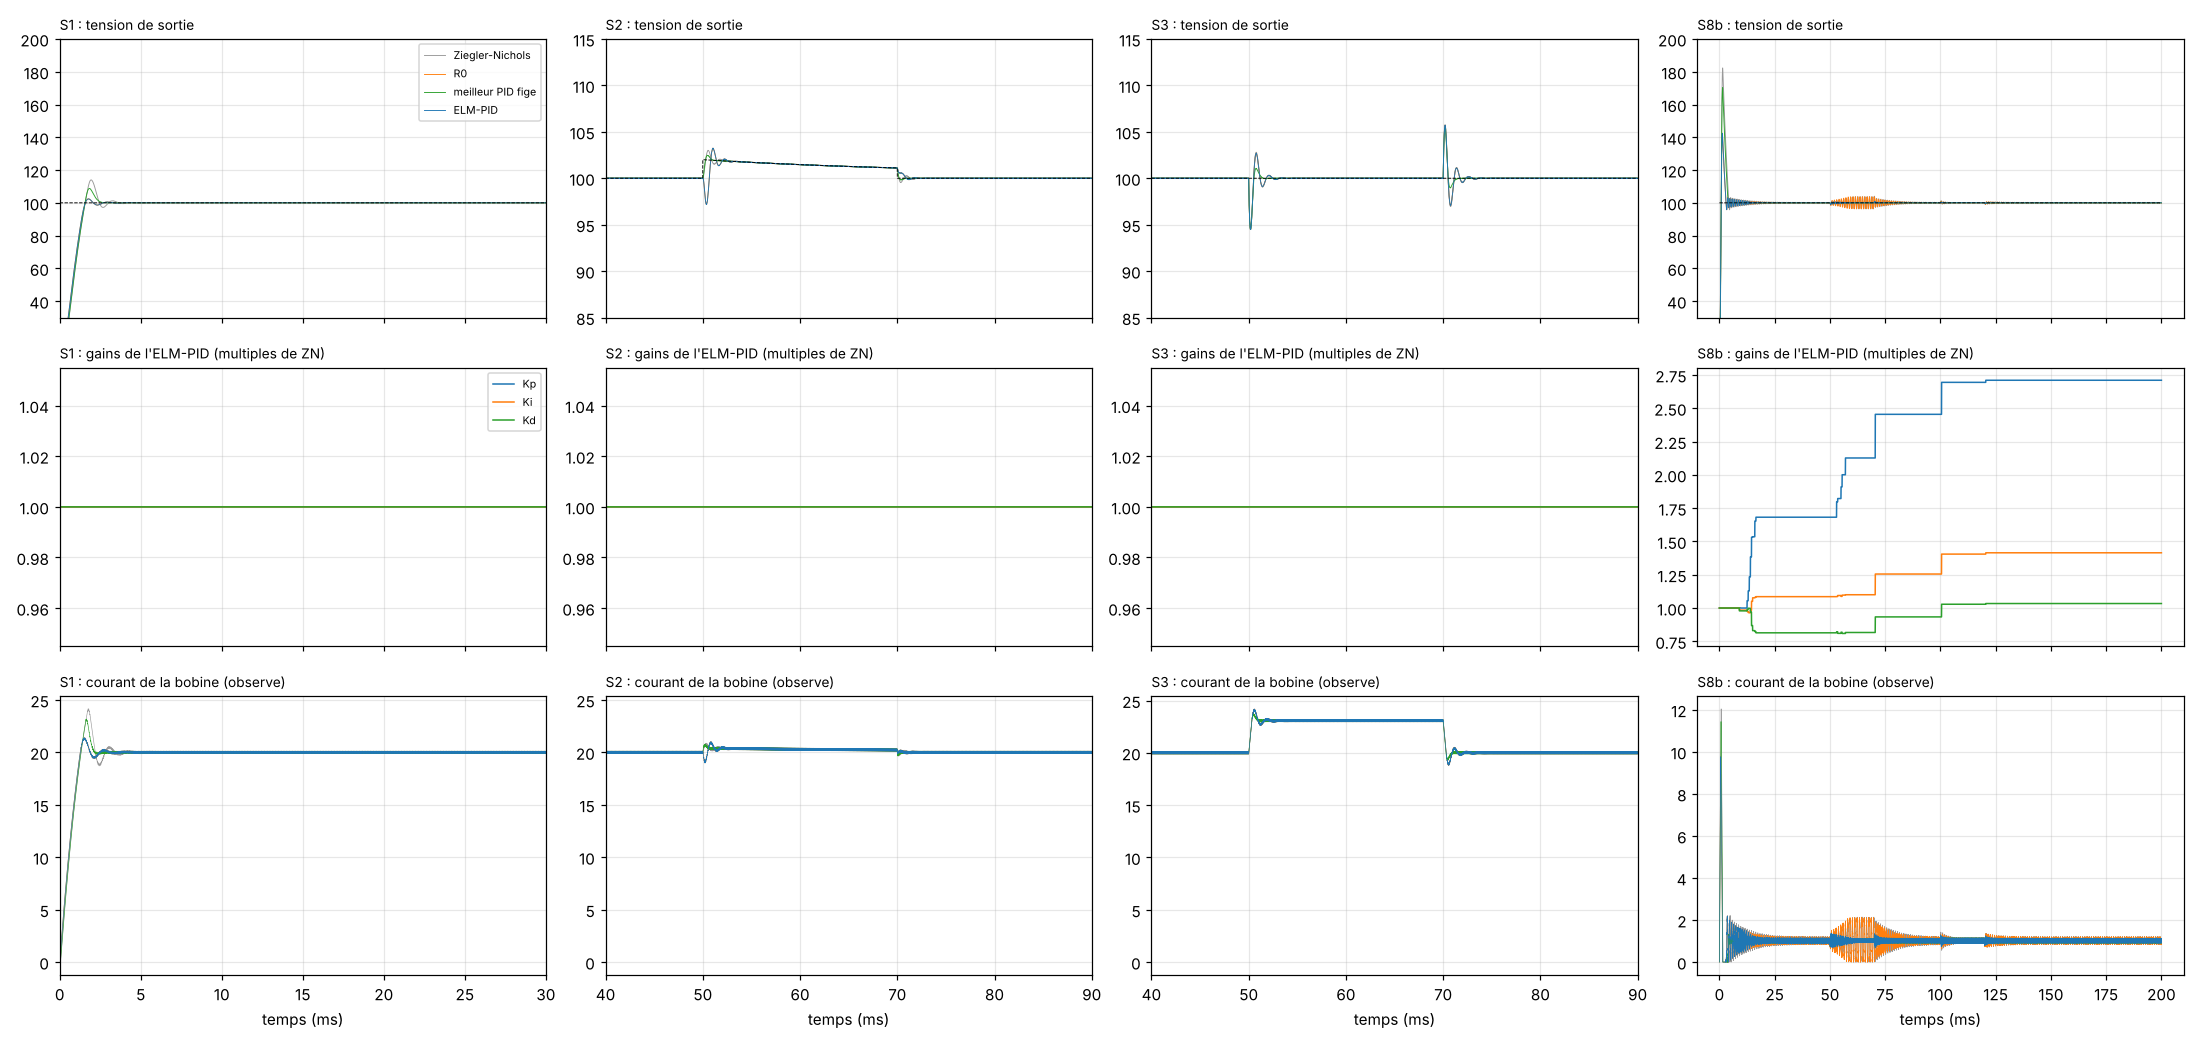

Python code for this plot:
# =============================================================================
# banc_elm_pid.py
#
# VERSION
#   2 (7 octobre 2026). Methode, modifications et previsions :
#   criteres_elm_pid.txt.
#
# OBJECTIF
#   Faire tourner l'ELM-PID sur le banc commun, sur les onze essais, a cote
#   des references (PID de Ziegler-Nichols, meilleur PID fige sur grille,
#   R0 = meme loi a gains figes), mesurer ce que chaque piece apporte
#   (ablations, jamais choisies), et ecrire ce que Simulink doit retrouver :
#     - predictions_banc_elm_pid.json (lu par Simuler_ELM_PID.m) ;
#     - elm_pid_reglages.mat (reglages lus par elm_pid_adaptatif.m) ;
#     - reference_rejeu_elm_pid.mat (lu par Tester_ELM_PID_Rejeu.m).
#
# L'ELM-PID, TEL QU'IL EST CODE ICI ET DANS elm_pid_adaptatif.m
#   A chaque periode Tc = 1/220 000 s, le regulateur recoit l'erreur
#   e = consigne - mesure et la mesure de Vout (jamais 100 - e).
#   1. Loi PID incrementale de Lu et al., derivee sur l'erreur filtree
#      (pole N = 64 122.9 rad/s, Forward Euler, comme le PID de reference) :
#        g(k) = Tc N (e(k) - ef(k)),   ef(k+1) = ef(k) + Tc N (e(k) - ef(k)),
#        u(k) = sat( u(k-1) + Kp (e(k) - e(k-1)) + Ki e(k) + Kd (g(k) - g(k-1)) ),
#      sat = [0.01 ; 0.99] ; depart u = 0.5, premier pas sans a-coup.
#   2. Fenetres de 0.5 ms (110 x Tc) : moyennes ybar, dbar, ebar, et
#      sensibilite moyenne s de u aux trois gains. Une fenetre ou la loi a
#      sature est suspecte.
#   3. En fin de fenetre : l'ELM (elm_pid_modele.mat) predit ybar(n) a
#      partir de [ybar(n-1), ybar(n-2), dbar(n), dbar(n-1), dbar(n-2)] et
#      donne J = d ybar(n) / d dbar(n).
#   4. Porte (M1) : ouverte si ni la fenetre ni les deux precedentes ne sont
#      suspectes (saturation seulement). Porte ouverte :
#      a. OS-ELM (moindres carres recursifs, sans oubli) si
#         |ybar - prediction| > ZONE_MORTE_ESTIMATION (zone morte
#         d'estimation) ;
#      b. si |ebar| > ZONE_MORTE et J > 0 : gains en multiplicateurs de
#         Ziegler-Nichols x = K / K_ZN,
#           phi = J (s .* K_ZN),
#           dx = eta ebar phi / (eps + phi.phi) + alpha (x - x_prec),
#         puis projection sur l'ensemble admissible (M2,
#         ensemble_gains_elm.mat) avec glissement le long de sa frontiere.
#
# COMMENT LANCER CE SCRIPT
#   python banc_elm_pid.py      (dix a quinze minutes : ablations et
#   sensibilite comprises)
#
# ORDRE D'EXECUTION
#   1. entrainement_elm.py ; 2. ensemble_gains_elm.py ; 3. ce script ;
#   4. Tester_ELM_PID_Rejeu.m ; 5. Construction_ELM_PID.m ;
#   6. verifier_modele_elm_pid.py ; 7. Simuler_ELM_PID.m.
# =============================================================================


# %% ETAPE 0 : bibliotheques, banc commun, modele, ensemble admissible

import os
import json
import time
import numpy as np
from scipy.io import loadmat, savemat
import matplotlib.pyplot as plt

try:
    DOSSIER_ELM = os.path.dirname(os.path.abspath(__file__))
except NameError:
    DOSSIER_ELM = os.getcwd()
with open(os.path.join(DOSSIER_ELM, "banc_commun.py"), encoding="utf-8") as f:
    SOURCE_BANC = f.read()
MARQUE = "# === FIN DES DEFINITIONS DU BANC COMMUN ==="
if MARQUE not in SOURCE_BANC or "iL_max_dem_A" not in SOURCE_BANC:
    raise RuntimeError("banc_commun.py n'est pas la version 2.1 (observation du courant) : prendre la version a jour.")
exec(SOURCE_BANC[:SOURCE_BANC.index(MARQUE)])

T_DEBUT = time.time()
ESSAIS = {sc["code"]: sc for sc in SCENARIOS}
CODES_IAE = ["S1", "S3", "S4", "S5", "S6", "S7a", "S7b", "S8a", "S8b", "S9"]
CODES_DEM = ["S1", "S8a", "S8b"]
K30 = int(round(0.03 / TC))
NF = 110
CODES_REJEU = ["S1", "S3", "S7b", "S8b", "S9"]
K_ZN = np.array([PID_P, PID_I * TC, PID_D / TC])   # Ziegler-Nichols, forme incrementale

REGLAGES = {"ETA": 0.5, "ZONE_MORTE": 0.1, "ZONE_MORTE_ESTIMATION": 0.1, "ALPHA": 0.001, "EPS_PHI": 1e-3,
            "LAMBDA": 1.0, "APPRENDRE": 1.0, "GLISSEMENT": 1.0, "JACOBIEN_CONSTANT": float("nan"),
            "MULT_MIN": 0.25, "MULT_MAX": 4.0, "N_BISSECTIONS": 30.0, "H_GRADIENT": 1e-4}

with open(os.path.join(DOSSIER_ELM, "predictions_banc_pid_fige.json"), encoding="utf-8") as f:
    GAINS_FIGE = json.load(f)["gains"]
with open(os.path.join(DOSSIER_ELM, "entrainement_elm_resultats.json"), encoding="utf-8") as f:
    APPR = json.load(f)
J_REGRESSION = float(APPR["references"]["regression lineaire, ordre 2"]["J_median"])   # constante

MODELE = loadmat(os.path.join(DOSSIER_ELM, "elm_pid_modele.mat"))
if int(MODELE["NF"].item()) != NF or int(MODELE["ORDRE"].item()) != 2:
    raise RuntimeError("elm_pid_modele.mat n'est pas le modele attendu (fenetres de 110 x Tc, ordre 2).")
ENS = loadmat(os.path.join(DOSSIER_ELM, "ensemble_gains_elm.mat"))
G_TABLE = ENS["G_TABLE"].astype(float)
LOG2_MIN, PAS_LOG2 = float(ENS["LOG2_MIN"].item()), float(ENS["PAS_LOG2"].item())
N_TABLE = G_TABLE.shape[0]
if np.max(np.abs(ENS["K_DEPART"].ravel() - K_ZN) / K_ZN) > 1e-12:
    raise RuntimeError("ensemble_gains_elm.mat n'a pas ete calcule avec les gains de Ziegler-Nichols de ce banc.")
print(f"ELM : {MODELE['W'].shape[1]} neurones, ordre {int(MODELE['ORDRE'].item())} ; ensemble admissible : "
      f"{N_TABLE}^3 points, {np.mean(G_TABLE <= 0):.1%} admissibles ; jacobien constant des ablations "
      f"{J_REGRESSION:.4f}.")


def titre(texte):
    print("\n" + "=" * 78 + "\n " + texte + "\n" + "=" * 78)


# %% ETAPE 1 : R0, projection et ELM-PID (copie de elm_pid_adaptatif.m)

TCN = TC * PID_N


class LoiLu:
    """Loi incrementale de Lu a derivee filtree, gains figes (R0)."""

    def __init__(self, K):
        self.Kp, self.Ki, self.Kd = (float(x) for x in K)
        self.u = 0.5
        self.premier = True

    def pas(self, e):
        if self.premier:
            self.e1, self.ef, self.g1, self.premier = e, e, 0.0, False
        g = TCN * (e - self.ef)
        brut = self.u + self.Kp * (e - self.e1) + self.Ki * e + self.Kd * (g - self.g1)
        u = min(max(brut, D_MIN), D_MAX)
        self.ef = self.ef + TCN * (e - self.ef)
        self.e1, self.g1, self.u = e, g, u
        return u


def g_interp(x):
    """g de l'ensemble admissible, interpole (trilineaire en log2 des
    multiplicateurs). Memes operations que g_interp du bloc MATLAB."""
    u = (np.log2(x) - LOG2_MIN) / PAS_LOG2
    u = np.minimum(np.maximum(u, 0.0), N_TABLE - 1.0)
    i = np.minimum(np.floor(u), N_TABLE - 2.0).astype(int)
    f = u - i
    s = 0.0
    for di in (0, 1):
        wi = f[0] if di else 1.0 - f[0]
        for dj in (0, 1):
            wj = f[1] if dj else 1.0 - f[1]
            for dk in (0, 1):
                wk = f[2] if dk else 1.0 - f[2]
                s += wi * wj * wk * G_TABLE[i[0] + di, i[1] + dj, i[2] + dk]
    return s


def projeter(xc, dx, r):
    """Pas dx depuis xc (admissible), projete sur l'ensemble admissible
    (M2) : point de sortie par bissection, retrait de la composante
    sortante du reste du pas (normale = gradient de g), puis bissection si
    le point sort encore. Sans glissement : arret au point de sortie."""
    lo_, hi_ = r["MULT_MIN"], r["MULT_MAX"]
    nb = int(r["N_BISSECTIONS"])
    xn = np.minimum(np.maximum(xc + dx, lo_), hi_)
    if g_interp(xn) <= 0.0:
        return xn
    a, b = 0.0, 1.0
    for _ in range(nb):
        m = 0.5 * (a + b)
        if g_interp(np.minimum(np.maximum(xc + m * dx, lo_), hi_)) <= 0.0:
            a = m
        else:
            b = m
    xb = np.minimum(np.maximum(xc + a * dx, lo_), hi_)
    if not r["GLISSEMENT"]:
        return xb
    h = r["H_GRADIENT"]
    gr = np.zeros(3)
    for q in range(3):
        ep = np.zeros(3)
        ep[q] = h
        gr[q] = (g_interp(xb + ep) - g_interp(xb - ep)) / (2.0 * h)
    reste = (1.0 - a) * dx
    sortant = gr @ reste
    if sortant > 0.0:
        reste = reste - sortant / (gr @ gr) * gr
    xn = np.minimum(np.maximum(xb + reste, lo_), hi_)
    if g_interp(xn) <= 0.0:
        return xn
    a, b = 0.0, 1.0
    for _ in range(nb):
        m = 0.5 * (a + b)
        if g_interp(np.minimum(np.maximum(xb + m * reste, lo_), hi_)) <= 0.0:
            a = m
        else:
            b = m
    return np.minimum(np.maximum(xb + a * reste, lo_), hi_)


class ELMPID:
    """Copie Python de elm_pid_adaptatif.m (memes reglages, memes noms,
    meme ordre des operations : Tester_ELM_PID_Rejeu.m compare les deux pas
    par pas). Les arguments servent aux ablations."""
    utilise_mesure = True

    def __init__(self, **modif):
        self.r = dict(REGLAGES, **modif)
        r = self.r
        self.eta, self.zm, self.zme = r["ETA"], r["ZONE_MORTE"], r["ZONE_MORTE_ESTIMATION"]
        self.alpha, self.eps, self.lam = r["ALPHA"], r["EPS_PHI"], r["LAMBDA"]
        self.apprendre, self.Jc = bool(r["APPRENDRE"]), r["JACOBIEN_CONSTANT"]
        self.adapter = r.get("ADAPTER", True)
        self.W = MODELE["W"].astype(float)
        self.B = MODELE["B"].astype(float).ravel()
        self.BETA = MODELE["BETA"].astype(float).ravel().copy()
        self.P = MODELE["P0"].astype(float).copy()
        self.XM = MODELE["X_MOY"].astype(float).ravel()
        self.XE = MODELE["X_EC"].astype(float).ravel()
        self.TM = float(MODELE["T_MOY"].item())
        self.TE_ = float(MODELE["T_EC"].item())
        self.n = self.W.shape[1]
        self.x = np.ones(3)                   # multiplicateurs de Ziegler-Nichols
        self.x_prec = self.x.copy()
        self.K = K_ZN * self.x
        self.u, self.premier = 0.5, True
        self.cpt, self.sy, self.sd, self.se, self.hors = 0, 0.0, 0.0, 0.0, False
        self.S1 = self.S2 = self.S3 = 0.0
        self.sS1 = self.sS2 = self.sS3 = 0.0
        self.yb1 = self.yb2 = self.db1 = self.db2 = 0.0
        self.sus1 = self.sus2 = True
        self.nfen = 0
        self.journal = []
        self.K_pas = []

    def modele(self, x):
        xn = (x - self.XM) / self.XE
        gg = 1.0 / (1.0 + np.exp(-(xn @ self.W + self.B)))
        h = np.concatenate([gg, xn, [1.0]])
        y = (h @ self.BETA) * self.TE_ + self.TM
        dy = ((gg * (1.0 - gg)) * self.BETA[:self.n]) @ self.W.T + self.BETA[self.n:self.n + 5]
        return y, dy[2] / self.XE[2] * self.TE_, h

    def pas(self, e, mesure):
        self.K_pas.append(self.K)
        if self.premier:
            self.e1, self.ef, self.g1, self.premier = e, e, 0.0, False
        g = TCN * (e - self.ef)
        x1, x2, x3 = e - self.e1, e, g - self.g1
        brut = self.u + self.K[0] * x1 + self.K[1] * x2 + self.K[2] * x3
        u = min(max(brut, D_MIN), D_MAX)
        self.ef = self.ef + TCN * (e - self.ef)
        self.e1, self.g1, self.u = e, g, u
        self.S1, self.S2, self.S3 = self.S1 + x1, self.S2 + x2, self.S3 + x3
        self.sS1, self.sS2, self.sS3 = self.sS1 + self.S1, self.sS2 + self.S2, self.sS3 + self.S3
        self.sy, self.sd, self.se = self.sy + mesure, self.sd + u, self.se + e
        if brut < D_MIN or brut > D_MAX:
            self.hors = True
        self.cpt += 1
        if self.cpt >= NF:
            self.fin_de_fenetre()
        return u

    def fin_de_fenetre(self):
        yb, db, eb = self.sy / NF, self.sd / NF, self.se / NF
        s = np.array([self.sS1, self.sS2, self.sS3]) / NF
        sus, porte, err, J, adapte, appris, change = self.hors, False, float("nan"), float("nan"), False, False, False
        if self.nfen >= 2:
            xin = np.array([self.yb1, self.yb2, db, self.db1, self.db2])
            yhat, J, h = self.modele(xin)
            if not np.isnan(self.Jc):
                J = self.Jc
            err = yb - yhat
            porte = (not sus) and (not self.sus1) and (not self.sus2)
            if porte:
                if self.apprendre and abs(err) > self.zme:          # a. OS-ELM, zone morte d'estimation
                    Ph = self.P @ h
                    gain = Ph / (self.lam + h @ Ph)
                    self.BETA = self.BETA + gain * (err / self.TE_)
                    self.P = (self.P - np.outer(gain, Ph)) / self.lam
                    appris = True
                ancien = self.x.copy()
                if self.adapter and abs(eb) > self.zm and J > 0:     # b. gains
                    phi = J * (s * K_ZN)
                    dx = self.eta * eb * phi / (self.eps + phi @ phi) + self.alpha * (self.x - self.x_prec)
                    self.x = projeter(self.x, dx, self.r)
                    adapte = True
                    change = bool(np.any(self.x != ancien))
                self.x_prec = ancien
                self.K = K_ZN * self.x
        self.journal.append({"ybar": yb, "dbar": db, "ebar": eb, "err": err, "J": J, "porte": porte,
                             "adapte": adapte, "appris": appris, "change": change, "x": self.x.copy(),
                             "K": self.K.copy()})
        self.yb2, self.yb1 = self.yb1, yb
        self.db2, self.db1 = self.db1, db
        self.sus2, self.sus1 = self.sus1, sus
        self.nfen += 1
        self.cpt, self.sy, self.sd, self.se, self.hors = 0, 0.0, 0.0, 0.0, False
        self.S1 = self.S2 = self.S3 = self.sS1 = self.sS2 = self.sS3 = 0.0


essai = ELMPID()
ecart_y = max(abs(essai.modele(MODELE["X_TEST"][i].astype(float))[0] - MODELE["Y_TEST"][i, 0])
              for i in range(MODELE["X_TEST"].shape[0]))
ecart_J = max(abs(essai.modele(MODELE["X_TEST"][i].astype(float))[1] - MODELE["J_TEST"][i, 0])
              for i in range(MODELE["X_TEST"].shape[0]))
print(f"Vecteurs de test du modele : ecart {ecart_y:.1e} V sur ybar, {ecart_J:.1e} sur le jacobien.")
if ecart_y > 1e-9 or ecart_J > 1e-9:
    raise RuntimeError("elm_pid_modele.mat ne redonne pas ses vecteurs de test.")
if g_interp(np.ones(3)) > 0.0:
    raise RuntimeError("Le depart (gains de Ziegler-Nichols) n'est pas admissible dans la table.")


# %% ETAPE 2 : evaluation et references

def evaluer(fabrique, codes=None, essais=None):
    essais = essais or ESSAIS
    res = {}
    for code in (codes or list(essais)):
        reg = fabrique()
        sim = simuler(reg, essais[code])
        o = grandeurs(sim, essais[code])
        e = sim["consigne"] - sim["v"]
        res[code] = {"o": o, "IAE_dem": float(np.sum(np.abs(e[:K30])) * TC),
                     "revenus": bool(all(ev["revenu"] for ev in o["evenements"])), "reg": reg, "sim": sim}
    return res


def termes(res):
    return np.array([res[c]["o"]["IAE"] for c in CODES_IAE] + [res[c]["IAE_dem"] for c in CODES_DEM])


class PIDParallele(PIDClassique):
    """PID du bloc Simulink (forme Parallel, clamping) avec d'autres gains."""

    def __init__(self, P, I, D):
        super().__init__()
        self.P, self.I, self.D = P, I, D

    def pas(self, e):
        derivee = PID_N * (self.D * e - self.xF)
        u = self.P * e + self.xI + derivee
        u_sat = min(max(u, D_MIN), D_MAX)
        entree_I = self.I * e
        if not ((u != u_sat) and (np.sign(entree_I) == np.sign(u - u_sat))):
            self.xI += TC * entree_I
        self.xF += TC * derivee
        return u_sat


def fenetres_adaptees(reg):
    """Fenetres ou un pas de gradient a ete calcule (porte ouverte, |ebar| > zone morte, J > 0)."""
    return [i for i, x in enumerate(reg.journal) if x["adapte"]]


def fenetres_changees(reg):
    """Fenetres ou les gains ont effectivement change apres projection."""
    return [i for i, x in enumerate(reg.journal) if x["change"]]


def bilan(nom, res):
    J = float(np.mean(termes(res) / T_ZN))
    non = [c for c in CODES_IAE if not res[c]["revenus"]]
    print(f"\n  {nom} : J = {J:.3f} ; {'tous les evenements reviennent' if not non else 'pas revenus : ' + ', '.join(non)}")
    for code, r in res.items():
        o = r["o"]
        ligne = (f"    {code:4s} depassement {o['depassement_pct']:5.1f} %, IAE {o['IAE'] * 1e3:7.2f} mV.s, "
                 f"efficace {o['e_eff_V'] * 1e3:7.1f} mV, |dd| {o['dd_moyen']:.4f}")
        if hasattr(r["reg"], "journal"):
            jr = r["reg"].journal
            Kf = jr[-1]["K"] / K_ZN
            ad = fenetres_adaptees(r["reg"])
            ch = fenetres_changees(r["reg"])
            ligne += (f" ; porte {100 * np.mean([x['porte'] for x in jr]):3.0f} %, pas calcules {len(ad):2d}, gains "
                      f"changes {len(ch):2d} (dont {sum(1 for i in ch if (i + 1) * NF > K30):2d} apres 30 ms), finaux "
                      f"x({Kf[0]:.3f}, {Kf[1]:.3f}, {Kf[2]:.3f})")
        print(ligne)
    return J


titre("ETAPE 2 : les references")
REF = {"Ziegler-Nichols": evaluer(lambda: PIDClassique()),
       "meilleur PID fige": evaluer(lambda: PIDParallele(GAINS_FIGE["P"], GAINS_FIGE["I"], GAINS_FIGE["D"]))}
T_ZN = termes(REF["Ziegler-Nichols"])
J_FIGE = float(np.mean(termes(REF["meilleur PID fige"]) / T_ZN))
print(f"  Meilleur PID fige sur grille : J = {J_FIGE:.3f}.")


# %% ETAPE 3 : R0 et ELM-PID sur les onze essais

titre("ETAPE 3 : R0 (gains de Ziegler-Nichols figes) et ELM-PID")
R0 = evaluer(lambda: LoiLu(K_ZN))
J_R0 = bilan("R0", R0)
ELM = evaluer(lambda: ELMPID())
J_ELM = bilan("ELM-PID", ELM)
fige = evaluer(lambda: ELMPID(ADAPTER=False), ["S1", "S8b"])
ecart_r0 = max(float(np.max(np.abs(fige[c]["sim"]["d"] - R0[c]["sim"]["d"]))) for c in fige)
print(f"\n  Controle : ELM-PID sans adaptation contre R0, ecart maximal sur d : {ecart_r0:.1e}.")
if ecart_r0 > 1e-12:
    raise RuntimeError("Sans adaptation, l'ELM-PID ne redonne pas la loi R0.")
for code in ("S1", "S2", "S3"):
    reg = ELM[code]["reg"]
    for i in fenetres_adaptees(reg):
        x = reg.journal[i]
        print(f"  {code} : pas calcule a t = {(i + 1) * 0.5:5.1f} ms, ebar {x['ebar']:+.3f} V ; gains "
              f"{'changes' if x['change'] else 'inchanges (pas entierement sortant de l ensemble admissible)'}")
admis = [g_interp(x["x"]) <= 0.0 for c in ELM for x in ELM[c]["reg"].journal]
print(f"  Controle : gains admissibles a la fin de toutes les fenetres des onze essais : {'oui' if all(admis) else 'NON'}.")


# %% ETAPE 4 : ablations

titre("ETAPE 4 : ce que chaque piece apporte (ablations, jamais choisies)")
ABLATIONS = {"Jacobien constant": {"JACOBIEN_CONSTANT": J_REGRESSION},
             "Sans OS-ELM": {"APPRENDRE": 0.0},
             "Sans glissement": {"GLISSEMENT": 0.0}}
RES_ABL, J_ABL = {}, {}
for nom, modif in ABLATIONS.items():
    RES_ABL[nom] = evaluer(lambda: ELMPID(**modif))
    J_ABL[nom] = float(np.mean(termes(RES_ABL[nom]) / T_ZN))
print(f"\n  {'variante':28s} {'J':>6s}  {'non revenus':12s} {'S3':>7s} {'S5':>7s} {'S8b':>7s} {'S9':>8s} {'gains changes':>13s}")
print("  (IAE de 30 ms a la fin en mV.s ; gains changes : fenetres ou les gains ont change, total des onze essais)")
for nom, res, J in ([("ELM-PID", ELM, J_ELM), ("R0", R0, J_R0)] + [(n, RES_ABL[n], J_ABL[n]) for n in ABLATIONS]):
    non = [c for c in CODES_IAE if not res[c]["revenus"]]
    nb = sum(len(fenetres_changees(res[c]["reg"])) for c in res) if hasattr(res["S1"]["reg"], "journal") else 0
    print(f"  {nom:28s} {J:6.3f}  {(','.join(non) or '-'):12s} {res['S3']['o']['IAE'] * 1e3:7.2f} "
          f"{res['S5']['o']['IAE'] * 1e3:7.2f} {res['S8b']['o']['IAE'] * 1e3:7.2f} {res['S9']['o']['IAE'] * 1e3:8.2f} {nb:13d}")


# %% ETAPE 4b : sensibilite a de tres petits ecarts du circuit

titre("ETAPE 4b : sensibilite (L ou C a +-0.1 %)")
L_NOM, C_NOM = L_BOB, C_CONV
SENSIBILITE = []
for nom_p, fl, fc in (("nominal", 1.0, 1.0), ("L - 0.1 %", 0.999, 1.0), ("L + 0.1 %", 1.001, 1.0),
                      ("C - 0.1 %", 1.0, 0.999), ("C + 0.1 %", 1.0, 1.001)):
    L_BOB, C_CONV = L_NOM * fl, C_NOM * fc
    r_e = ELM if nom_p == "nominal" else evaluer(lambda: ELMPID())
    J_e = float(np.mean(termes(r_e) / T_ZN))
    rev = all(r_e[c]["revenus"] for c in CODES_IAE)
    nb = sum(len(fenetres_changees(r_e[c]["reg"])) for c in r_e)
    SENSIBILITE.append({"circuit": nom_p, "J": J_e, "tous_revenus": rev, "fenetres_gains_changes": nb})
    print(f"  {nom_p:12s} J = {J_e:.3f} ; gains changes sur {nb} fenetres ; {'tous revenus' if rev else 'PAS TOUS REVENUS'}")
L_BOB, C_CONV = L_NOM, C_NOM


# %% ETAPE 5 : comparaison et previsions

titre("ETAPE 5 : ELM-PID face aux references, previsions de criteres_elm_pid.txt")
TOUS = {"Ziegler-Nichols": REF["Ziegler-Nichols"], "meilleur PID fige": REF["meilleur PID fige"], "R0": R0, "ELM-PID": ELM}
J_TOUS = {n: float(np.mean(termes(r) / T_ZN)) for n, r in TOUS.items()}
print("  " + " " * 28 + "".join(f"{n:>20s}" for n in TOUS))
print("  " + f"{'cout J':28s}" + "".join(f"{J_TOUS[n]:20.3f}" for n in TOUS))
print("  " + f"{'evenements non revenus':28s}" + "".join(
    f"{(','.join(c for c in CODES_IAE if not TOUS[n][c]['revenus']) or '-'):>20s}" for n in TOUS))
for code in ESSAIS:
    for cle, etiquette, fmt, k in (("depassement_pct", "depassement %", "{:.1f}", 1.0), ("IAE", "IAE mV.s", "{:.2f}", 1e3),
                                   ("e_max_V", "ecart maximal V", "{:.2f}", 1.0), ("e_eff_V", "ecart efficace mV", "{:.1f}", 1e3),
                                   ("iL_max_dem_A", "iL crete dem. A", "{:.1f}", 1.0)):
        if cle == "depassement_pct" and code not in ("S1", "S8a", "S8b"):
            continue
        if cle == "iL_max_dem_A" and code not in ("S1", "S8b"):
            continue
        if cle == "e_max_V" and code not in ("S2", "S3"):
            continue
        print("  " + f"{code + ' ' + etiquette:28s}" + "".join(f"{fmt.format(TOUS[n][code]['o'][cle] * k):>20s}" for n in TOUS))
DECOMP = {}
for n in TOUS:
    r = termes(TOUS[n]) / T_ZN
    DECOMP[n] = (float(np.mean(r[:10])), float(np.mean(r[10:])))
print("  Decomposition de J (apres 30 ms ; demarrage) : " +
      " ; ".join(f"{n} {DECOMP[n][0]:.3f} / {DECOMP[n][1]:.3f}" for n in TOUS))

base = {c: (fenetres_adaptees(ELM[c]["reg"]), ELM[c]["reg"].journal[-1]["K"] / K_ZN) for c in ("S1", "S2", "S3")}
apres30 = {c: [i for i in fenetres_adaptees(ELM[c]["reg"]) if (i + 1) * NF > K30] for c in ("S7a", "S7b")}
J_SENS = [x["J"] for x in SENSIBILITE]
P = {"P1": all(len(a) >= 1 and np.any(np.abs(k - 1) > 0.01) for a, k in base.values()),
     "P2": 0.68 <= J_ELM <= 0.80 and all(ELM[c]["revenus"] for c in CODES_IAE),
     "P3": J_ELM <= J_R0 - 0.05,
     "P4": abs(J_ABL["Jacobien constant"] - J_ELM) <= 0.02,
     "P5": J_ABL["Sans glissement"] >= J_ELM,
     "P6": all(len(v) == 0 for v in apres30.values()),
     "P7": max(abs(j - J_ELM) for j in J_SENS) <= 0.02}
TEXTE = {"P1": "; ".join(f"{c} : {len(a)} fenetres, gains finaux x{np.round(k, 3).tolist()}" for c, (a, k) in base.items()),
         "P2": f"J = {J_ELM:.3f} ; " + ("tous les evenements reviennent" if all(ELM[c]["revenus"] for c in CODES_IAE)
                                       else "pas revenus : " + ",".join(c for c in CODES_IAE if not ELM[c]["revenus"])),
         "P3": f"J = {J_ELM:.3f}, R0 {J_R0:.3f}",
         "P4": f"jacobien constant {J_ABL['Jacobien constant']:.3f}, ELM-PID {J_ELM:.3f}",
         "P5": f"sans glissement {J_ABL['Sans glissement']:.3f}, ELM-PID {J_ELM:.3f}",
         "P6": f"fenetres adaptees apres 30 ms : S7a {len(apres30['S7a'])}, S7b {len(apres30['S7b'])}",
         "P7": f"J de {min(J_SENS):.3f} a {max(J_SENS):.3f} (nominal {J_ELM:.3f})"}
for k in P:
    print(f"  {k} {'juste' if P[k] else 'FAUSSE'} : {TEXTE[k]}")


# %% ETAPE 6 : fichiers pour Simulink et MATLAB, resultats et figure

titre("ETAPE 6 : fichiers pour Simulink et MATLAB")
pas_1ms = int(round(1e-3 / TC))
REGL_JSON = {k: (None if (isinstance(v, float) and np.isnan(v)) else v) for k, v in REGLAGES.items()}
predictions = {"version": 3, "Te": TC,
               "regulateur": "ELM-PID (loi de Lu a derivee filtree, ELM de Lu adapte, porte M1, projection M2)",
               "reglages": REGL_JSON, "K_depart": K_ZN.tolist(),
               "controle": {"ecart_vecteurs_test_V": ecart_y, "ecart_sans_adaptation_R0": ecart_r0},
               "essais": {}}
for code, r in ELM.items():
    Kp = np.array(r["reg"].K_pas)
    predictions["essais"][code] = {"grandeurs": r["o"],
                                   "v_toutes_les_ms": r["sim"]["v"][::pas_1ms].tolist(),
                                   "iL_toutes_les_ms": r["sim"]["iL"][::pas_1ms].tolist(),
                                   "d_moyen_par_ms": [float(np.mean(r["sim"]["d"][i:i + pas_1ms]))
                                                      for i in range(0, len(r["sim"]["d"]) - pas_1ms + 1, pas_1ms)],
                                   "K_toutes_les_ms": Kp[::pas_1ms].tolist(),
                                   "fenetres_adaptees": len(fenetres_adaptees(r["reg"])),
                                   "fenetres_gains_changes": len(fenetres_changees(r["reg"])),
                                   "K_final": r["reg"].journal[-1]["K"].tolist()}
with open(os.path.join(DOSSIER_ELM, "predictions_banc_elm_pid.json"), "w", encoding="utf-8") as f:
    json.dump(predictions, f, indent=1, allow_nan=False)
print("  predictions_banc_elm_pid.json ecrit.")

savemat(os.path.join(DOSSIER_ELM, "elm_pid_reglages.mat"),
        {"K_DEPART": K_ZN.reshape(1, 3), "ETA": REGLAGES["ETA"], "ZONE_MORTE": REGLAGES["ZONE_MORTE"],
         "ZONE_MORTE_ESTIMATION": REGLAGES["ZONE_MORTE_ESTIMATION"], "ALPHA": REGLAGES["ALPHA"],
         "EPS_PHI": REGLAGES["EPS_PHI"], "LAMBDA": REGLAGES["LAMBDA"], "APPRENDRE": REGLAGES["APPRENDRE"],
         "GLISSEMENT": REGLAGES["GLISSEMENT"], "JACOBIEN_CONSTANT": REGLAGES["JACOBIEN_CONSTANT"],
         "MULT_MIN": REGLAGES["MULT_MIN"], "MULT_MAX": REGLAGES["MULT_MAX"],
         "N_BISSECTIONS": REGLAGES["N_BISSECTIONS"], "H_GRADIENT": REGLAGES["H_GRADIENT"],
         "NF": float(NF), "TC": TC, "N_FILTRE": PID_N, "D_MIN": D_MIN, "D_MAX": D_MAX, "U_DEPART": 0.5,
         "VERSION": 2.0})
print("  elm_pid_reglages.mat ecrit.")

rejeu = {}
for code in CODES_REJEU:
    r = ELM[code]
    jr = r["reg"].journal
    rejeu[code] = {"e": (r["sim"]["consigne"] - r["sim"]["mesure"]).reshape(-1, 1),
                   "mesure": r["sim"]["mesure"].reshape(-1, 1), "u": r["sim"]["d"].reshape(-1, 1),
                   "K": np.array(r["reg"].K_pas), "porte": np.array([x["porte"] for x in jr], float).reshape(-1, 1),
                   "adapte": np.array([x["adapte"] for x in jr], float).reshape(-1, 1)}
savemat(os.path.join(DOSSIER_ELM, "reference_rejeu_elm_pid.mat"), rejeu, do_compression=True)
print(f"  reference_rejeu_elm_pid.mat ecrit ({', '.join(CODES_REJEU)}).")


def resume_essais(res):
    return {c: {"grandeurs": res[c]["o"], "IAE_dem": res[c]["IAE_dem"], "revenus": res[c]["revenus"]} for c in res}


sortie = {"version": 2, "reglages": REGL_JSON, "J": J_TOUS, "decomposition": DECOMP, "J_ablations": J_ABL,
          "J_regression": J_REGRESSION, "sensibilite": SENSIBILITE,
          "previsions": {k: {"juste": bool(P[k]), "detail": TEXTE[k]} for k in P},
          "references": {n: resume_essais(TOUS[n]) for n in TOUS},
          "ablations": {n: resume_essais(RES_ABL[n]) for n in RES_ABL},
          "gains_elm": {c: [x["K"].tolist() for x in ELM[c]["reg"].journal] for c in ELM},
          "fenetres_adaptees": {c: fenetres_adaptees(ELM[c]["reg"]) for c in ELM},
          "fenetres_gains_changes": {c: fenetres_changees(ELM[c]["reg"]) for c in ELM},
          "porte_elm": {c: float(np.mean([x["porte"] for x in ELM[c]["reg"].journal])) for c in ELM},
          "duree_s": round(time.time() - T_DEBUT, 1)}
with open(os.path.join(DOSSIER_ELM, "banc_elm_pid_resultats.json"), "w", encoding="utf-8") as f:
    json.dump(sortie, f, indent=1, allow_nan=False, default=lambda x: None)
print("  banc_elm_pid_resultats.json ecrit.")

fig, axes = plt.subplots(3, 4, figsize=(20, 9.5), sharex="col")
for col, (code, xlim) in enumerate((("S1", (0, 30)), ("S2", (40, 90)), ("S3", (40, 90)), ("S8b", None))):
    for nom, couleur in (("Ziegler-Nichols", "0.6"), ("R0", "tab:orange"), ("meilleur PID fige", "tab:green"),
                         ("ELM-PID", "tab:blue")):
        sim = TOUS[nom][code]["sim"]
        axes[0, col].plot(sim["t"] * 1e3, sim["v"], lw=0.6, color=couleur, label=nom)
        axes[2, col].plot(sim["t"] * 1e3, sim["iL"], lw=0.4, color=couleur)
    axes[0, col].plot(sim["t"] * 1e3, sim["consigne"], "k--", lw=0.6)
    Kp = np.array(ELM[code]["reg"].K_pas) / K_ZN
    t_ms = ELM[code]["sim"]["t"] * 1e3
    for i, nom in enumerate(("Kp", "Ki", "Kd")):
        axes[1, col].plot(t_ms, Kp[:, i], lw=1.0, label=nom)
    axes[0, col].set_ylim((85, 115) if code in ("S2", "S3") else (30, 200))
    axes[0, col].set_title(f"{code} : tension de sortie", fontsize=9, loc="left")
    axes[1, col].set_title(f"{code} : gains de l'ELM-PID (multiples de ZN)", fontsize=9, loc="left")
    axes[2, col].set_title(f"{code} : courant de la bobine (observe)", fontsize=9, loc="left")
    axes[2, col].set_xlabel("temps (ms)")
    if xlim:
        axes[2, col].set_xlim(*xlim)
    for ax in axes[:, col]:
        ax.grid(alpha=0.3)
axes[0, 0].legend(fontsize=7)
axes[1, 0].legend(fontsize=7)
fig.tight_layout()
fig.savefig(os.path.join(DOSSIER_ELM, "banc_elm_pid.png"), dpi=110)
plt.close(fig)
print(f"  banc_elm_pid.png ecrit. Duree totale : {time.time() - T_DEBUT:.0f} s.")
